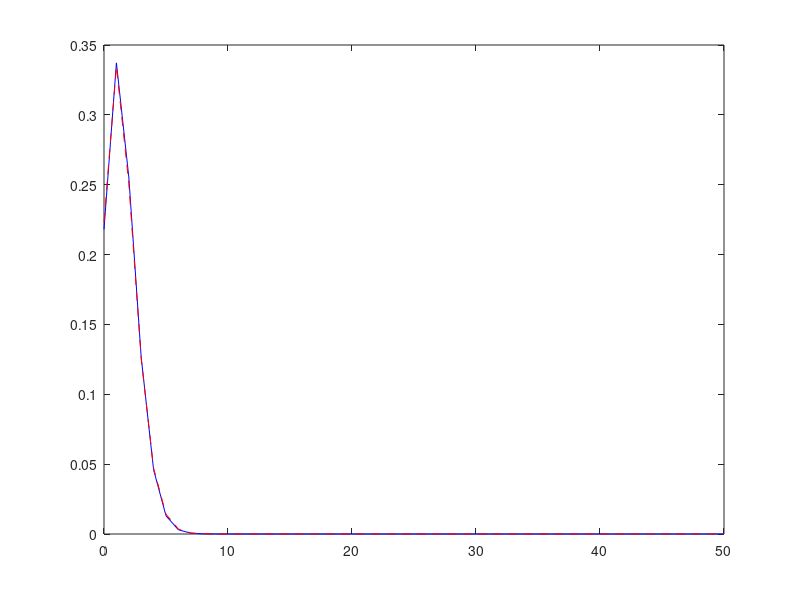

MATLAB code to generate this figure:
#aprox in a limit case the poisson distribution with the help of binary
# how to compute for pdf the value for the ? of poisson
# draw in the same thing bino and poisson pdf
# n>=30
# p <0.05
n=50;
p = 0.03;
k = 0:n;

y = binopdf(k,n,p)
plot(k,y,'b-')
hold on
z = poisspdf(k,n.*p)
plot(k,z,'r--')

